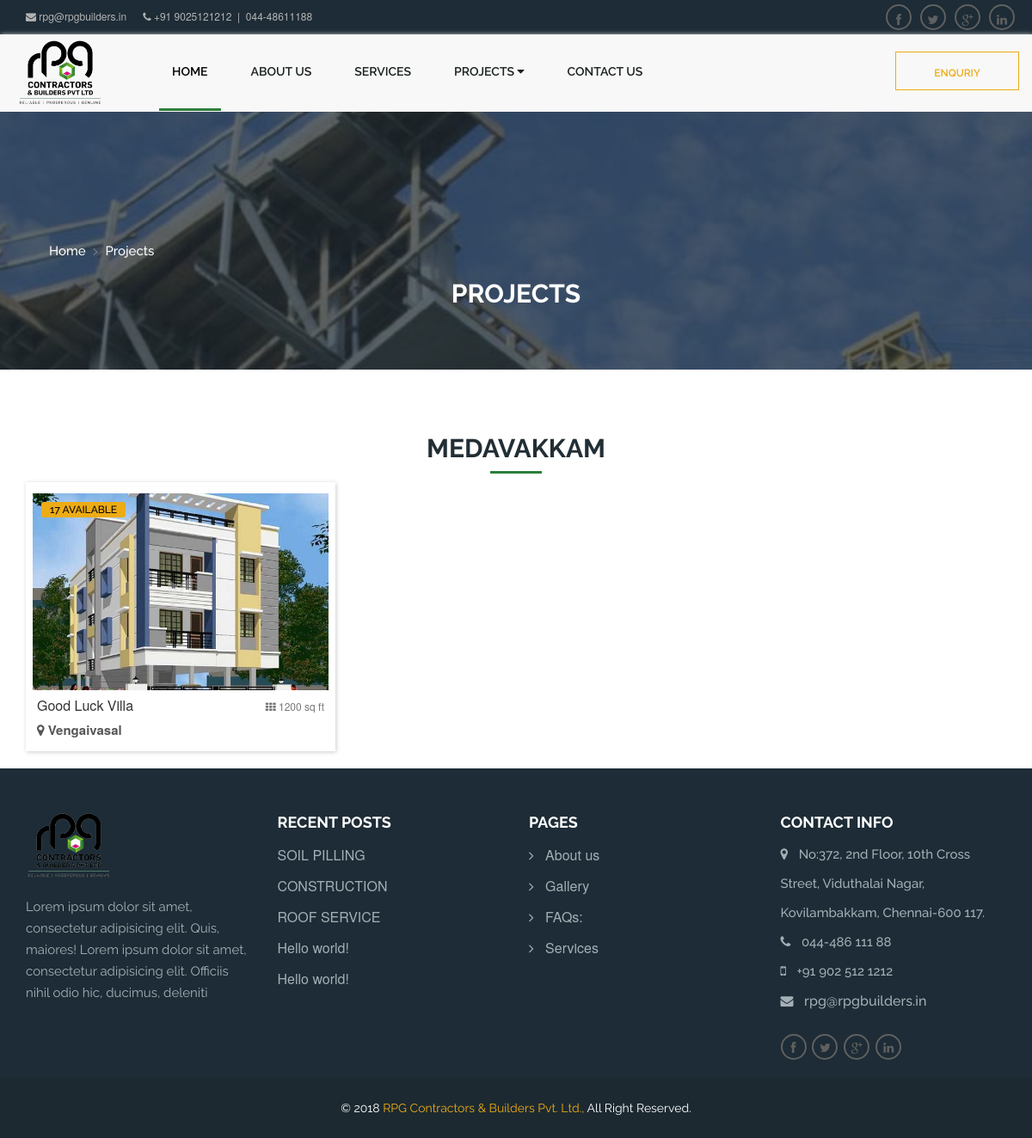
The app's page /project.php?q=2&s=going with its own data.
### tables this page shows
CREATE TABLE IF NOT EXISTS `project` (
  `project_id` int(11) UNSIGNED NOT NULL AUTO_INCREMENT,
  `project_name` varchar(250) DEFAULT NULL,
  `project_img` varchar(255) DEFAULT NULL,
  `plot_img` varchar(150) DEFAULT NULL,
  `no_available` int(11) DEFAULT NULL,
  `sqrft` varchar(125) DEFAULT NULL,
  `location_id` int(11) DEFAULT NULL,
  `inner_location_id` int(11) DEFAULT NULL,
  `project_status` enum('going','upcoming','complete') DEFAULT NULL,
  `status` enum('active','inactive') DEFAULT 'active',
  `added_date` timestamp NULL DEFAULT NULL,
  PRIMARY KEY (`project_id`),
  KEY `project_index` (`project_name`,`project_img`,`no_available`,`sqrft`,`project_status`)
);

CREATE TABLE IF NOT EXISTS `project_location` (
  `location_id` int(11) UNSIGNED NOT NULL AUTO_INCREMENT,
  `location_name` varchar(255) DEFAULT NULL,
  `img_file` varchar(255) DEFAULT NULL,
  `added_date` timestamp NULL DEFAULT NULL,
  `status` enum('active','inactive') DEFAULT 'active',
  PRIMARY KEY (`location_id`)
);

CREATE TABLE IF NOT EXISTS `project_innerlocation` (
  `inner_location_id` int(11) UNSIGNED NOT NULL AUTO_INCREMENT,
  `location_id` int(11) DEFAULT NULL,
  `innerlocation_name` varchar(255) DEFAULT NULL,
  `added_date` timestamp NULL DEFAULT NULL,
  `status` enum('active','inactive') DEFAULT 'active',
  PRIMARY KEY (`inner_location_id`)
);

### app/db/db_connect.php (called while the page is built, shortened)
<?php
	class db_connect{
		private $db_obj;
		public function __construct(){
			try{
				$this->db_obj	=	new \mysqli(self::DB_HOST, self::DB_USER, self::DB_PASS, self::DB_NAME);
			}catch(Exception $e){
				echo $e->getMessage();
			}
		}
		public function getResult($query){
			$log_query  = '[QUERY_LOG]'.$query;
			$query_result	=	$this->db_obj->query($query);
			$final_data		=	array();
			while($row_result	=	$query_result->fetch_array(MYSQLI_ASSOC)){
				$final_data[] 	=	$row_result;
			}
			return $final_data;
		}
	}
?>

### app/controller/mainController.php (called while the page is built, shortened)
<?php
	class mainController{
		public function getProjectLocation($location_id, $project_status){
			global $db_obj;
			if($location_id !='' && $project_status != ''){
				$project_query	=	"select p.*, pin.location_id, pin.innerlocation_name, pl.location_name from project as p left join project_innerlocation as pin on(pin.inner_location_id=p.inner_location_id) left join project_location as pl on (pl.location_id = p.location_id) where p.location_id='".$location_id."' and p.project_status='".$project_status."'";
				$project_q_result	=	$db_obj->getResult($project_query);
				if($project_q_result != ''){
					return $project_q_result;
				}else{
					$return_data['status_code'] = "R101";
					$return_data['status_msg'] = "No more projects available";
				}
			}else{
				$return_data['status_code'] = "R101";
				$return_data['status_msg'] = "Location and Project status is empty";
			}
			return $return_data;
		}
	}
?>

### autoload.php (called while the page is built, shortened)
<?php
  spl_autoload_register(function($class){
	  $prefix	=	'app\\';
	  $length			=	strlen($prefix);
	  $base_path		=	__DIR__.'/app/';
	  $relative_class	=	substr($class, $length);
	  $file				=	$base_path.str_ireplace('\\','/',$relative_class).'.php';
  });
  $log		=	new logcreator;
  $db_obj	=	new db_connect;
  $main		=	new mainController;
?>

### app/logfile/logcreator.php (called while the page is built, shortened)
<?php
	class logcreator{
		public function create_path(){
			$year	=	date("Y");
			$month	=	date("m");
			$date	=	date("d");
			$log_path	=	$year."/".$month."/".$date."/";
			$log_dir	=	APPLICATION_LOG_PATH.$log_path;
			if(!file_exists($log_dir)){
				return $log_dir;
			}else{
				return $log_dir;
			}
		}
		public function console($logtext){
			$current_time	=	date("h:i:s");
			$visitor_ip		=	$this->getuserip();
			$final_log		=	$current_time." - ".$visitor_ip." - ".$logtext;
			$log_dir		=	$this->create_path();
			$log_name		=	"rgp_action.log";
			$log_open		=	fopen($log_dir.$log_name,"a");
		}
		private function getuserip(){
			$ip			=	'';
			$client		=	@$_SERVER['HTTP_CLIENT_IP'];
			$forwarded	=	@$_SERVER['HTTP_X_FORWARDED_IP'];
			$remote_ip	=	$_SERVER['REMOTE_ADDR'];
			if(filter_var($client, FILTER_VALIDATE_IP)){
				$ip	=	$client;
			}else if(filter_var($forwarded,	FILTER_VALIDATE_IP)){
				$ip	=	$forwarded;
			}else{
				$ip	=	$remote_ip;
			}
			return $ip;
		}
	}
?>

### project.php (the view, shortened to what this page needs)
<?php
	require_once('autoload.php');
	if(isset($_GET['q']) && isset($_GET['s'])){
		$location_id	=	$_GET['q'];
		$project_status	=	$_GET['s'];
		$project_q_result	=	$main->getProjectLocation($location_id, $project_status);
		if(!isset($project_q_result['status_code'])){
			$location_name = current($project_q_result)['location_name'];
		}else if(isset($project_q_result['status_code'])){
			$status_msg	=	$project_q_result['status_msg'];
		}
	}
?>
<!DOCTYPE html>
<html lang="en-US">
<head><selvi nu oru pona love panuna, ana anga onu sera mudila, avaluku yena putikama pochu last la, ana avala yenaku romba putikum yevalo santa potalum nanga pesma iruka matom
	<meta charset="UTF-8">
	<link rel='stylesheet' id='contact-form-7-css'  href='assets/css/styles.css?ver=4.5.1' type='text/css' media='all' />
	<link rel='stylesheet' id='bootstrap-css-css'  href='assets/css/bootstrap.min.css' type='text/css' media='all' />
	<link rel='stylesheet' id='font-awesome-css'  href='assets/css/font-awesome.min.css?ver=4.12' type='text/css' media='all' />
	<link rel='stylesheet' id='drill-flaticon-css'  href='assets/css/flaticon.css?ver=1.0' type='text/css' media='all' />
	<link rel='stylesheet' id='drill-animate-css'  href='assets/css/animate.min.css?ver=1.0' type='text/css' media='all' />
	<link rel='stylesheet' id='drill-main-css-css'  href='assets/css/style_1.css?ver=1.0' type='text/css' media='all' />
	<link rel='stylesheet' id='drill-main-css-css'  href='assets/css/custom.css?ver=1.0' type='text/css' media='all' />
	<link rel='stylesheet' id='drill-responsive-css-css'  href='assets/css/responsive.css?ver=1.0' type='text/css' media='all' />
	<link rel='stylesheet' id='drill-root-css-css'  href='assets/css/main_style.css?ver=4.6.10' type='text/css' media='all' />
	<link href="css/responsive.css" rel="stylesheet">
</head>
<body>
	<header>
		<?php include 'header.php';?>
	</header>
	<div class="container-fluid drill-wrapper">
		<div class="row">
			<div class="container-fluid drill-other-header" style="background: url(assets/images/project_bg.jpg) no-repeat top center fixed; background-size: cover;">
				<div class="row">
					<div class="container other-header-content">
						<ul id="crumbs" class="drill-track">
							<li><a href="index.html" class="drill-txt-p">home</a></li>
							<li><a href="all_project.html" class="drill-txt-p"> &nbsp;Projects</a> </li>
						</ul>
						<div class="drill-txt-lg">
							<h2> Projects </h2>
						</div>
					</div>
				</div>
			</div>
			<div>
			<div class="clr section-divider"></div>
				<div class="container">
						<div class="row">
							<div class="drill-txt-lg dtl-center title_bg_content price">
							<h2 class=""> <?php echo ucwords($location_name); ?> </h2>
						</div>
						<?php
						  foreach($project_q_result as $first_index => $real_val){
							  $no_available	=	$real_val['no_available'];
							  $project_name	=	$real_val['project_name'];
							  $poject_loc	=	$real_val['innerlocation_name'];
							  $poject_sqrt	=	$real_val['sqrft'];
							  if($no_available > 0){
								  $available_msg	=	$no_available." Available";
							  }else{
								  $available_msg	=	"Not Available";
							  }
						?>
						<div class="col-md-4 col-sm-6 col-xs-12 wow bounceIn">
							<div class="grid">
								<div class="product-wrapper" >
									<img class="product-image" src="<?php echo PROJECT_IMG_PATH.$real_val['project_img'];?>" />
									<div class="available">
										<?php echo $available_msg; ?>
									</div>
								</div>
								<div class="thirdrow">
									<h4><?php echo ucwords($project_name); ?><span class="small pull-right"> <i class="fa fa-th"></i> <?php echo $poject_sqrt; ?> sq ft</span></h4>
									<a href="google.co.in" target="_blank">
										<p><i class="fa fa-map-marker"></i> <?php echo ucwords($poject_loc); ?></p>
									</a>
								</div>
							</div>
						</div>
						  <?php } ?>
					</div>
				</div>
			</div>
       <footer>
			<?php include 'footer.php';?>
		</footer>
	</div>
</div>
</body>
</html>

### assets/css/style_1.css (style rules this page uses)
* { margin: 0px; padding: 0px; border: 0; outline: 0; line-height: 1.5; box-sizing: border-box; -webkit-box-sizing: border-box; -moz-box-sizing: border-box; -ms-box-sizing: border-box; -o-box-sizing: border-box; box-sizing: border-box; }
a { text-decoration: none; }
a, a:hover, a:active, a:visited, a:focus { text-decoration: none; color: inherit; background: inherit; }
.clr { clear: both; }
body { overflow-x: hidden; }
.section-divider { height: 30px; }
.drill-other-header { position: relative; height: 300px; z-index: 1; }
.drill-other-header:after { position: absolute; content: ''; width: 100%; height: 100%; background: rgba(29,44,54,.7); top: 0; left: 0; z-index: -1; }
.other-header-content { position: relative; height: 300px; }
.other-header-content .drill-txt-lg:before { display: none; }
.other-header-content .drill-txt-lg { position: absolute; top: 50%; left: 50%; color: #fff; margin-left: 0; margin-bottom: 0; -webkit-transform: translateX(-50%); -moz-transform: translateX(-50%); -ms-transform: translateX(-50%); -o-transform: translateX(-50%); transform: translateX(-50%); }
.drill-track { position: absolute; top: 50%; left: 0; }
.drill-track li { display: inline-block; padding-right: 15px; position: relative; }
.drill-track li:not(:last-of-type):after { position: absolute; content: "\e00f"; font-family: "Flaticon"; font-size: 8px; color: #fff; top: 50%; left: 100%; -webkit-transform: translate(-100%, -50%); -moz-transform: translate(-100%, -50%); -ms-transform: translate(-100%, -50%); -o-transform: translate(-100%, -50%); transform: translate(-100%, -50%); }
.drill-track li a { color: #fff; position: relative; text-transform: capitalize; }
.drill-txt-xs, .drill-txt-sm, .drill-txt-lg, .drill-txt-p, .drill-txt-2 { font-family: 'Raleway', sans-serif; font-weight: 400; font-size: 15px; line-height: 25px; }
.drill-txt-lg { display: inline-block; padding: 30px 0px 10px 0px; position: relative; float: none; color: #222e35; overflow: hidden; position: relative; }
.drill-txt-lg:before { content: ""; background: #2d803c; height: 3px; width: 60px; display: block; position: absolute; bottom: 10px; }
.drill-txt-lg h2 { font-family: 'Raleway', sans-serif; font-size: 30px; font-weight: 700; display: block; text-transform: uppercase; position: relative; text-align: center; padding-left: 13px; padding-right: 13px; padding-bottom: 5px; z-index: 1; }
.drill-txt-lg:before { left: 50%; margin-left: -30px; }
.drill-txt-lg:after { left: 50%; background-position: bottom left 2.3px; -webkit-transform: rotate(180deg); -moz-transform: rotate(180deg); -ms-transform: rotate(180deg); -o-transform: rotate(180deg); transform: rotate(180deg); }
.dtl-center { position: relative; display: block; text-align: center; }
.drill-txt-p { font-size: 15px; color: #606669; font-weight: 500; line-height: 25px; }

### assets/css/custom.css (style rules this page uses)
.thirdrow h4 { margin: 5px; font-size: 16px; line-height: 25px; color: #333; }
.thirdrow span.small { padding: 8px 0px; }
.grid p { margin: 5px;font-weight: 600;color: #555; }
.grid { background: #fff;border: 1px solid #fff;margin-bottom: 20px;padding: 7px;box-shadow: 1px 1px 5px #ccc; }
.grid { text-align: justify;font-size: 15px;line-height: 0; }
.grid .product-wrapper { position: relative;display: inline-block;margin-top: 5px; }
.grid .product-image { max-width: 100%; }
.available { background: #edac15; position: absolute; top: 10px; color: #000; left: 10px; border-radius: 3px; z-index: 1; padding: 0px 10px; text-transform: uppercase; font-weight: 500; font-family: 'Raleway', sans-serif; font-size: 12px; }

### assets/css/main_style.css (style rules this page uses)
html { font-family: sans-serif; -webkit-text-size-adjust: 100%; -ms-text-size-adjust: 100%; }
body { margin: 0; }
article, aside, details, figcaption, figure, footer, header, main, menu, nav, section, summary { display: block; }
a { background-color: transparent; }
img { border: 0; }
h1, h2, h3, h4, h5, h6 { clear: both; }
p { margin-bottom: 1.5em; }
dfn, cite, em, i { font-style: italic; }
html { box-sizing: border-box; }
*, *:before, *:after { box-sizing: inherit; }
body { background: #fff; }
ul, ol { margin: 0 0 1.5em 3em; }
ul { list-style: disc; }
img { height: auto; max-width: 100%; }
a { color: royalblue; }
.h1, .h2, .h3, h1, h2, h3 { margin-top: 15px; margin-bottom: 8px; }
ul { list-style-type: square; }
h4 { font-size: 20px; margin: 25px 0; }

### records on screen
project: location.location_name "MEDAVAKKAM", project_img (picture), no_available "17 AVAILABLE", project_name "Good Luck Villa", sqrft "1200", inner_location.innerlocation_name "Vengaivasal"
